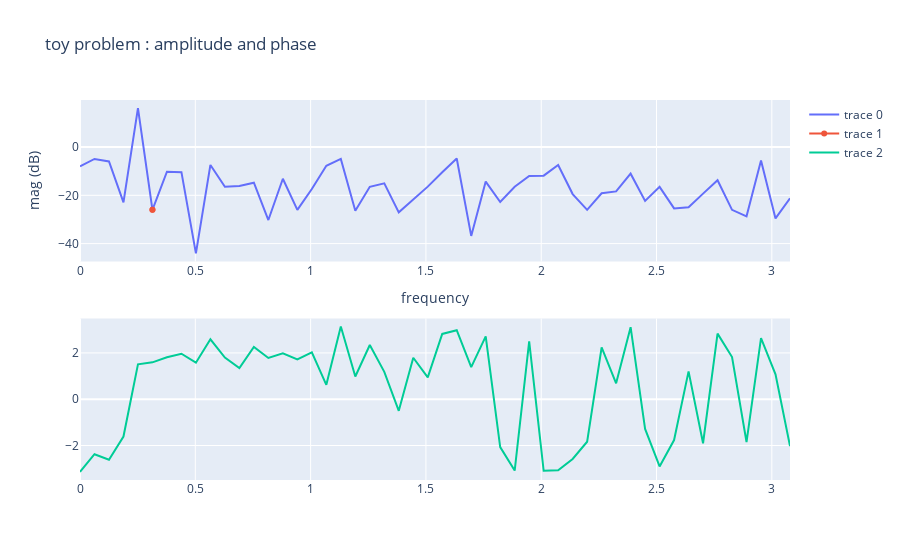

Notebook cell for this chart:
### Markdown cell above
## Find the natural frequency of the sig0 toy example using frequency technique

### Code cell
plotORnot = 1
fc = freq_from_sig_freqresp(sig0, t, ts, plotORnot)
print('fc : ', fc)
